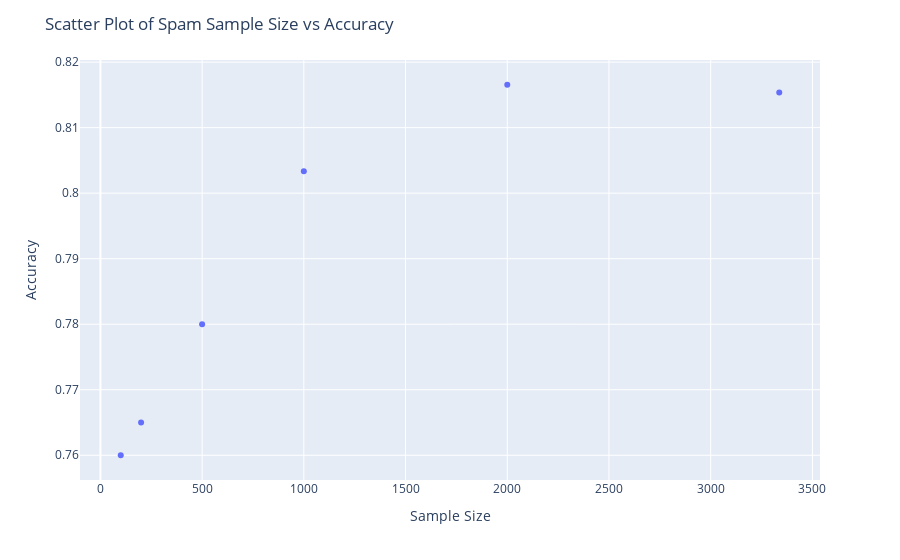

Source (notebook cell):
### Markdown cell above
### (4b) Spam Accuracy Plot

### Code cell
spam_accuracies_df = pd.DataFrame({'Sample Size' : spam_sample_sizes, 'Accuracy' : spam_accuracies})

fig = px.scatter(spam_accuracies_df, x = "Sample Size",y = "Accuracy", hover_data=['Accuracy'])
fig.update_layout(title='Scatter Plot of Spam Sample Size vs Accuracy')
fig.show()

### Figure 1 — Plotly figure (JSON) as saved in the notebook; plotly's stock layout.template omitted (floating-point values rounded to 4 significant figures)
{"data": [{"hovertemplate": "Sample Size=%{x}<br>Accuracy=%{y}<extra></extra>", "legendgroup": "", "marker": {"color": "#636efa", "symbol": "circle"}, "mode": "markers", "name": "", "orientation": "v", "showlegend": false, "type": "scatter", "x": [100, 200, 500, 1000, 2000, 3337], "xaxis": "x", "y": [0.76, 0.765, 0.78, 0.8034, 0.8165, 0.8153], "yaxis": "y"}], "layout": {"legend": {"tracegroupgap": 0}, "margin": {"t": 60}, "title": {"text": "Scatter Plot of Spam Sample Size vs Accuracy"}, "xaxis": {"anchor": "y", "domain": [0, 1], "title": {"text": "Sample Size"}}, "yaxis": {"anchor": "x", "domain": [0, 1], "title": {"text": "Accuracy"}}}}
